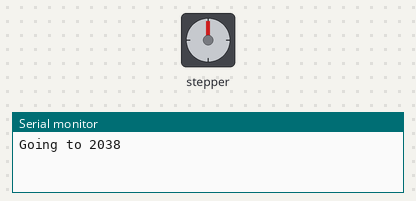
A sketch run on a simulated Arduino Uno, built with avr-gcc and run on an emulated ATmega328P. On the bench: stepper motor, the last lines printed to the serial monitor. Stepper angles assume 2038 steps per turn.

Above: at 0.05 s.
At 2.95 s:
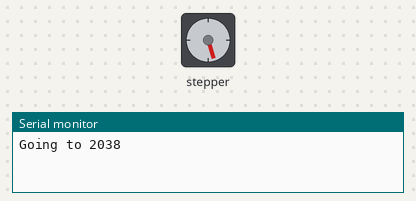
At 5.9 s:
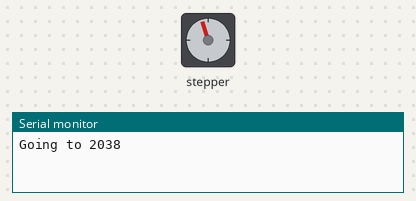
At 11.8 s:
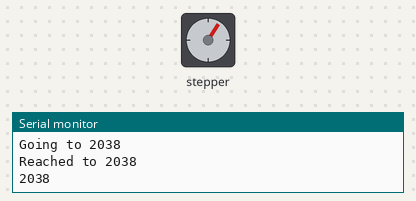
Timing chart, 0 to 15.8 s (numbered marks = the images above):
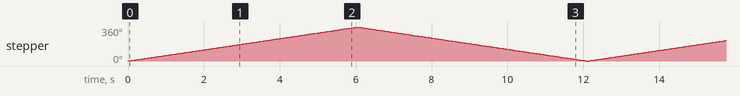

The sketch:

step_motor01.ino
```cpp
#include <Stepper.h>

#define STEPS 2038 // the number of steps in one revolution of your motor (28BYJ-48)

Stepper stepper(STEPS, 8, 10, 9, 11);

void setup() {
  Serial.begin(9600); // open the serial port at 9600 bps:
}

void loop() {
  Serial.println("Going to 2038");
  stepper.setSpeed(10); // 1 rpm
  stepper.step(2038); // do 2038 steps -- corresponds to one revolution in one minute
  Serial.println("Reached to 2038");
  //delay(5000); // wait for one second

  /*
  Serial.println("Going to -1000");
  //stepper.setSpeed(50); // 1 rpm
  stepper.step(-1000); // do 2038 steps -- corresponds to one revolution in one minute
  Serial.println("Reached to -1000");
  //delay(5000); // wait for one second
  */
  /*
  Serial.println("Going to 500");
  //stepper.setSpeed(50); // 1 rpm
  stepper.step(500); // do 2038 steps -- corresponds to one revolution in one minute
  Serial.println("Reached to 500");
  //delay(5000); // wait for one second


  */
  Serial.println("2038");
  //stepper.setSpeed(6); // 6 rpm
  stepper.step(-2038); // do 2038 steps in the other direction with faster speed -- corresponds to one revolution in 10 seconds

}
```

Measured:
- by itself, stepper: turns 360° clockwise in 6.0 s, then 360° counter-clockwise in 6.0 s, repeating every 12.1 s
